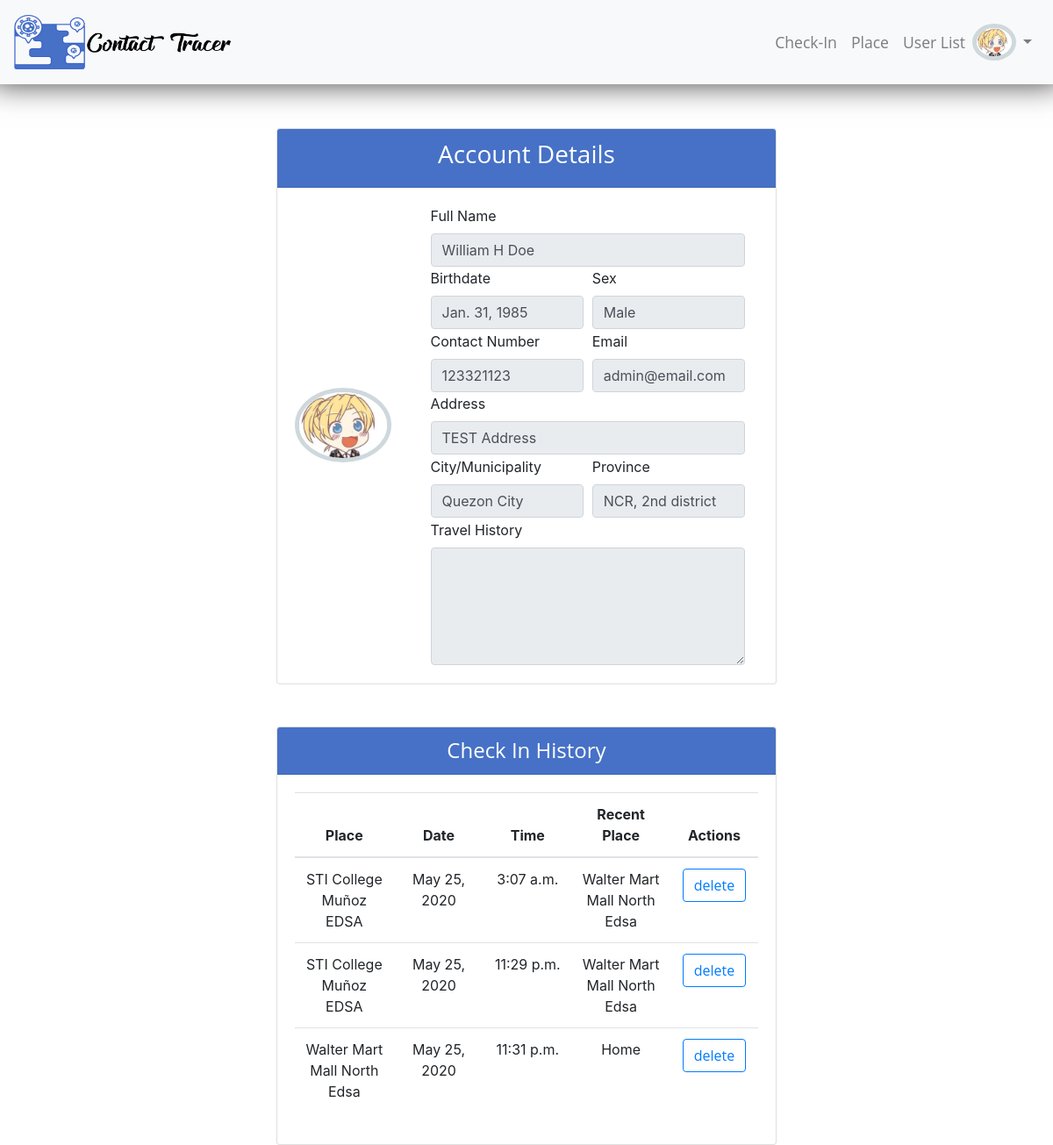
Screenshot of /user/1 (signed in) with the database file from the repository.
### app/models.py (models this page shows, shortened)
class User(AbstractBaseUser, PermissionsMixin):
    email = models.EmailField(verbose_name='email address',max_length=255,unique=True,)
    date_joined = models.DateTimeField(('date joined'), auto_now_add=True)
    is_active = models.BooleanField(default=True)
    is_staff = models.BooleanField(default=False)
    is_superuser = models.BooleanField(default=False)
    sex_choices = (('Male', 'Male'),('Female', 'Female'),)
    first_name = models.CharField(('First Name'),max_length=255)
    middle_name = models.CharField(('Middle Name'),max_length=255,blank=True, null=True)
    last_name = models.CharField(('Last Name'),max_length=255)
    suffix = models.CharField(('Suffix'),max_length=255, blank=True)
    sex = models.CharField(('Sex'), max_length=10, choices=sex_choices)
    birthdate = models.DateField(('Birth date'), help_text='Format: yyyy-mm-dd', null=True)
    address = models.CharField(('Address'), max_length=255, blank=True, null=True, help_text='Apartment, suite, unit, building, floor, street, barangay')
    province = models.ForeignKey(Province, on_delete=models.SET_NULL, verbose_name='Province', null=True)
    city = models.ForeignKey(City, on_delete=models.SET_NULL, verbose_name='City/Municipality', null=True)
    contact_number = models.CharField(('Contact Number'), max_length=20)
    travel_history = models.CharField(('Travel History'), max_length=500, blank=True, null=True)
    image = models.ImageField(default="user.png", upload_to=profile_upload_path)
    USERNAME_FIELD = 'email'
    REQUIRED_FIELDS = []
    objects = UserManager()
    def full_name(self):
       full_name = '%s %s %s %s' % (self.first_name, self.middle_name, self.last_name, self.suffix)
       return full_name.strip()

class City(models.Model):
    province = models.ForeignKey(Province, on_delete=models.CASCADE)
    name = models.CharField(max_length=255)
    def __str__(self):
        name ='%s' % (self.name)
        return name.strip()
    class Meta:
        verbose_name_plural="Cities"

class Province(models.Model):
    name = models.CharField(max_length=255, null=True, blank=True)
    def __str__(self):
        name ='%s' % (self.name)
        return name.strip()
    verbose_name_plural="Province"

class CheckIn(models.Model):
    user = models.ForeignKey(settings.AUTH_USER_MODEL, on_delete=models.CASCADE, verbose_name="User")
    checkin_place = models.ForeignKey(Place, on_delete=models.SET_NULL, null=True, blank=True, related_name="now", )
    x = [('Home','Home'), ('Others','Others')]
    recent_place = models.CharField(("Recent place that have you been"),max_length=255, choices=x)
    recent_location = models.ForeignKey(Place, on_delete=models.SET_NULL, null=True, blank=True, related_name="recent", verbose_name="Please Select Place")
    date = models.DateField(auto_now_add=True)
    time = models.TimeField(auto_now_add=True)

class Place(models.Model):
    place = models.CharField(max_length=255)
    address = models.CharField(('Address'), max_length=255, blank=True, null=True, help_text='Apartment, suite, unit, building, floor, street, barangay')
    province = models.ForeignKey(Province, on_delete=models.CASCADE)
    city = models.ForeignKey(City, on_delete=models.CASCADE)
    image = models.ImageField(default="place.png",upload_to=place_upload_path)
    def __str__(self):
        return self.place

### app/decorators.py (the view)
    def wrapper_function(request, *args, **kwargs):
        group = None
        if group =='User':
            return redirect('place_create')
        else:
            return view_func(request, *args, **kwargs)

### app/views.py (called while the page is built)
@login_required(login_url='login')
@restricted_user
def UserDetailView(request,pk):
    data = User.objects.get(id=pk)
    data2 = CheckIn.objects.filter(user=data.id)
    context = {'data':data, 'data2':data2}
    return render(request, 'account/user_detail.html', context)

### app/Templates/account/user_detail.html (shortened to what this page needs)
{% extends 'base.html'%}
{% load static %}
{% load crispy_forms_tags%}
{% block content %}
<div class="col-md-6 mx-auto">
    <div class="card" id="profile">
        <div class="card-header">
            <h3 class="text-center">Account Details</h3>
        </div>
        <div class="card-body">
            <div class=row>
                <div class="mx-auto my-auto mb-5 text-center">
                    <img class="rounded-circle" src="{{data.image.url}}" alt="User Avatar" width="110">
                    <br><br>
                </div>
                <div class="col-lg-9">
                    <div class="col">
                        <div class="form-row">
                            <div class="form-group col-md-12">
                                <label for="feFirstName">Full Name</label>
                                <input type="text" class="form-control" value="{{data.full_name}}" readonly>
                            </div>
                        </div>
                        <div class="form-row">
                            <div class="form-group col-md-6">
                                <label>Birthdate</label>
                                <input class="form-control" value="{{data.birthdate}}" readonly>
                            </div>
                            <div class="form-group col-md-6">
                                <label>Sex</label>
                                <input class="form-control" value="{{data.sex}}" readonly>
                            </div>
                        </div>
                        <div class="form-row">
                            <div class="form-group col-md-6">
                                <label>Contact Number</label>
                                <input class="form-control" value="{{data.contact_number}}" readonly>
                            </div>
                            <div class="form-group col-md-6">
                                <label>Email</label>
                                <input class="form-control" value="{{data.email}}" readonly>
                            </div>
                        </div>
                        <div class="form-group">
                            <label>Address</label>
                            <input class="form-control" value="{{data.address}}" readonly>
                        </div>
                        <div class="form-row">
                            <div class="form-group col-md-6">
                                <label for="feInputCity">City/Municipality</label>
                                <input type="text" class="form-control" value="{{data.city}}" readonly>
                            </div>
                            <div class="form-group col-md-6">
                                <label for="feInputState">Province</label>
                                <input type="text" class="form-control" value="{{data.province}}" readonly>
                            </div>
                        </div>
                        <div class="form-group">
                            <label for="travel">Travel History</label>
                            <textarea class="form-control" id="travel" rows="5" readonly>{{data.travel_history}}</textarea>
                          </div>
                    </div>
                </div>
            </div>
        </div>
    </div>
</div>
<div class="col-md-6 mx-auto mt-5">
    <div class="card" id="">
        <div class="card-header text-center">
            <h4 class="my-auto">Check In History</h4>
        </div>
        <div class="card-body">
            <table class="table table-responsive-md" id="checkinlist">
                <thead>
                    <tr>
                        <th scope="col" class="text-center">Place</th>
                        <th scope="col" class="text-center">Date</th>
                        <th scope="col" class="text-center">Time</th>
                        <th scope="col" class="text-center">Recent Place</th>
                        <th scope="col" class="text-center">Actions</th>
                    </tr>
                </thead>
                <tbody>
                    {% for i in data2 %}
                    <tr>
                        <td class="text-center">{{i.checkin_place}}</td>
                        <td class="text-center">{{i.date}}</td>
                        <td class="text-center">{{i.time}}</td>
                        {% if i.recent_place == 'Others'%}
                        <td class="text-center">{{i.recent_location}}</td>
                        {% else %}
                        <td class="text-center">{{i.recent_place}}</td>
                        {% endif %}
                        <td class="text-center">
                            <a class="btn btn-outline-primary" href="{% url 'usercheckin_delete' i.id %}" role="button">delete</a>
                        </td>
                    </tr>
                    {% endfor %}
                </tbody>
            </table>
        </div>
    </div>
</div>
{% endblock %}

### app/Templates/navbar.html (shortened to what this page needs)
{% load static %}
<header>
    <nav class="navbar navbar-expand-lg navbar-light bg-light" id="navbar">
        <a class="navbar-brand" href="">
            <img src="{% static 'images/logo.png' %}" width="250" height="70" class="d-inline-block align-top" alt="">
        </a>
        <div class="collapse navbar-collapse" id="navbarNavDropdown">
            {% if user.is_authenticated %}
            <ul class="navbar-nav">
                <li class="nav-item ">
                    <a class="nav-link" href="{% url 'checkin' %}">Check-In<span class="sr-only">(current)</span></a>
                </li>
                {% if request.user.groups.all.0.name == "Admin"%}
                    <li class="nav-item ">
                        <a class="nav-link" href="{% url 'place_create'%}">Place<span class="sr-only">(current)</span></a>
                    </li>
                    <li class="nav-item ">
                        <a class="nav-link" href="{% url 'user_list'%}">User List<span class="sr-only">(current)</span></a>
                    </li>
                {% endif %}
                <img class="rounded-circle mx-auto" src="{{request.user.image.url}}" alt="User Avatar" id="nav_profile" width="50px">
                <li class="nav-item dropdown" id="profile_link">
                    <a class="nav-link dropdown-toggle" href="#" id="navbarDropdown" role="button" data-toggle="dropdown" aria-haspopup="true" aria-expanded="false"></a>
                </li>
            </ul>
            {% endif %}
        </div>
    </nav>
</header>

### static/css/style.css (style rules this page uses)
a, p, h1, h2, h3 , h4 ,h5, h6 { font-family: "Open Sans", sans-serif; }
a.nav-link { font-size: 1.1rem; color: black; text-align: center; }
nav#navbar { box-shadow: 0px -10px 33px 10px rgba(0,0,0,0.75); margin-bottom: 50px; }
.form-group { margin-bottom: .1rem!important; }
.card-header { color: white; background: #4671c6; }
img.rounded-circle { border: 5px solid #cfd8dc; }
td.text-center { min-width: 100px; }

### rows the page displays
User: user.image (picture), image (picture), full_name "William H Doe", birthdate "Jan. 31, 1985", sex "Male", contact_number "123321123", email "admin@email.com", address "TEST Address", city "Quezon City", province "NCR, 2nd district"
CheckIn: checkin_place "STI College Muñoz EDSA", date "May 25, 2020", time "3:07 a.m.", recent_location "Walter Mart Mall North Edsa"
CheckIn: checkin_place "STI College Muñoz EDSA", date "May 25, 2020", time "11:29 p.m.", recent_location "Walter Mart Mall North Edsa"
CheckIn: checkin_place "Walter Mart Mall North Edsa", date "May 25, 2020", time "11:31 p.m.", recent_place "Home"
